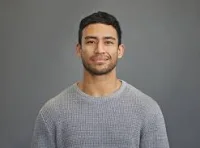
#> input picture Face anonymizer/data/TestFaceImage.jpg, 200 x 148 px
$ python main.py --input data
#> lines starting #> are read from the running program, lines starting #| are printed output that depends on the picture; after the words box and inside, x2 and y2 are one past the last pixel; in counts of white or black regions, pixels touching at a corner belong together
### Face anonymizer/anonymizer/processor.py
import cv2
import numpy as np
import os

class FaceAnonymizer:
    def __init__(self, min_detection_confidence=0.5):
        """
        Initializes the FaceAnonymizer using OpenCV Haar Cascades.
        """
#> in process_image, frame is the input picture: shape (148, 200, 3); mean B, G, R 114.2, 115.6, 117.7
        self.min_confidence = min_detection_confidence

        # Load multiple cascades for better detection
        self.frontal_cascade = cv2.CascadeClassifier(cv2.data.haarcascades + 'haarcascade_frontalface_default.xml')
        self.profile_cascade = cv2.CascadeClassifier(cv2.data.haarcascades + 'haarcascade_profileface.xml')

        if self.frontal_cascade.empty():
            raise RuntimeError("Could not load Frontal Face Haar Cascade")

    def _get_face_coords(self, frame):
        """
        Detects faces using multiple Haar Cascades and returns their bounding boxes.
        """
        gray = cv2.cvtColor(frame, cv2.COLOR_BGR2GRAY)
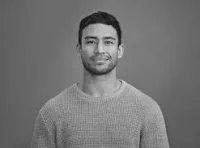
#> gray: shape (148, 200); min 18, max 211, mean 116.1

        # Detect frontal faces
        # We use minNeighbors to approximate confidence (higher = more confident)
        min_neighbors = int(self.min_confidence * 10) + 2
        faces_frontal = self.frontal_cascade.detectMultiScale(gray, scaleFactor=1.1, minNeighbors=min_neighbors, minSize=(30, 30))
#> faces_frontal = [[74, 21, 53, 53]]

        # Detect profile faces
        faces_profile = self.profile_cascade.detectMultiScale(gray, scaleFactor=1.1, minNeighbors=min_neighbors, minSize=(30, 30))
#> faces_profile = ()

        # Combine and remove overlaps
        all_faces = []
        if len(faces_frontal) > 0: all_faces.extend(faces_frontal)
        if len(faces_profile) > 0: all_faces.extend(faces_profile)

        if not all_faces:
            return []

        # Simple overlap removal (Non-Maximum Suppression-ish)
        all_faces = sorted(all_faces, key=lambda x: x[2]*x[3], reverse=True)
#> all_faces = [[74, 21, 53, 53]]
        final_faces = []
        for (x, y, w, h) in all_faces:
            is_overlap = False
            for (fx, fy, fw, fh) in final_faces:
                # Check if center of current face is inside an already accepted face
                if (x + w/2 > fx and x + w/2 < fx + fw and
                    y + h/2 > fy and y + h/2 < fy + fh):
                    is_overlap = True
                    break
            if not is_overlap:
                final_faces.append((x, y, w, h))
#> this loop made 1 pass
#> after the loop, final_faces = [(74, 21, 53, 53)]

        face_coords = []
        ih, iw = frame.shape[:2]
#> ih = 148; iw = 200
        for (x, y, w, h) in final_faces:
            # Add some padding
            padding_w = int(0.15 * w)
            padding_h = int(0.15 * h)

            x1 = max(0, x - padding_w)
            y1 = max(0, y - padding_h)
            x2 = min(iw, x + w + padding_w)
            y2 = min(ih, y + h + padding_h)

            face_coords.append((x1, y1, x2, y2))
#> this loop made 1 pass
#> (x, y, w, h, padding_w, padding_h, x1, y1) on pass 1: (74, 21, 53, 53, 7, 7, 67, 14)
#> after the loop, face_coords = [(67, 14, 134, 81)]

        return face_coords

    def apply_blur(self, frame, x1, y1, x2, y2, intensity=99):
        """Applies Gaussian blur to the face region."""
        if x2 <= x1 or y2 <= y1: return frame
        kernel_size = max(1, intensity if intensity % 2 != 0 else intensity + 1)
        face_roi = frame[y1:y2, x1:x2]
        if face_roi.size == 0: return frame

        blurred_face = cv2.GaussianBlur(face_roi, (kernel_size, kernel_size), 0)
        frame[y1:y2, x1:x2] = blurred_face
        return frame

    # [43 lines left out: functions apply_blur_oval, apply_pixelate, apply_blackout, not called in this run]

    def process_frame(self, frame, mode='blur', intensity=99):
        """
        Main entry point for processing a single frame.
        """
        coords = self._get_face_coords(frame)
#> coords = [(67, 14, 134, 81)]
        for (x1, y1, x2, y2) in coords:
            if mode == 'blur':
                frame = self.apply_blur(frame, x1, y1, x2, y2, intensity)
            elif mode == 'blur_oval':
                frame = self.apply_blur_oval(frame, x1, y1, x2, y2, intensity)
            elif mode == 'pixelate':
                frame = self.apply_pixelate(frame, x1, y1, x2, y2, intensity)
            elif mode == 'blackout':
                frame = self.apply_blackout(frame, x1, y1, x2, y2)
#> this loop made 1 pass
#> (x1, y1, x2, y2, kernel_size in apply_blur) on pass 1: (67, 14, 134, 81, 99)
#> pass 1, in apply_blur, `face_roi = frame[y1:y2, x1:x2]`:
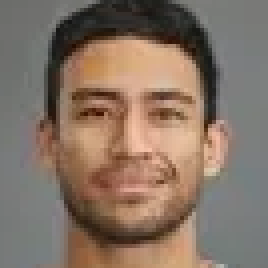
#> face_roi: shape (67, 67, 3) (shown 4 times larger); mean B, G, R 100.7, 114.8, 133.5
#> pass 1, in apply_blur, `blurred_face = cv2.GaussianBlur(face_roi, (kernel_size, kernel_size), 0)`:
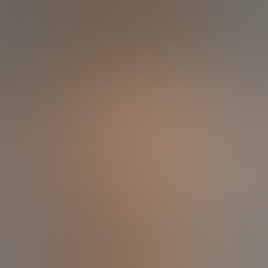
#> blurred_face: shape (67, 67, 3) (shown 4 times larger); mean B, G, R 100.4, 114.7, 133.6
#> pass 1, in process_frame, `frame = self.apply_blur(frame, x1, y1, x2, y2, intensity)`:
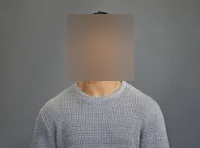
#> frame: shape (148, 200, 3); 15.17% of pixels changed, all inside (x1, y1, x2, y2) = (67, 14, 134, 81)
        return frame, len(coords)

    def __del__(self):
        pass

### Face anonymizer/main.py
import cv2
import argparse
import os
import sys
from pathlib import Path
from anonymizer import FaceAnonymizer
from tqdm import tqdm

def process_image(input_path, output_path, anonymizer, mode, intensity):
    frame = cv2.imread(str(input_path))
    if frame is None:
        print(f"Error: Could not read image {input_path}")
        return

    processed_frame, faces_count = anonymizer.process_frame(frame, mode, intensity)
#> faces_count = 1

    cv2.imwrite(str(output_path), processed_frame)
    print(f"Processed {input_path}: {faces_count} faces found. Saved to {output_path}")
#| Processed data/TestFaceImage.jpg: 1 faces found. Saved to data_anonymized/TestFaceImage_anonymized.jpg

# [115 lines left out: functions process_video, process_webcam, not called in this run]

def main():
    parser = argparse.ArgumentParser(description="Advanced Face Anonymizer - Blur, Pixelate or Blackout faces.")
    parser.add_argument("-i", "--input", help="Path to input image, video, or folder. Use 'webcam' for live mode.")
    parser.add_argument("-o", "--output", help="Path to output file or folder.")
    parser.add_argument("-m", "--mode", choices=['blur', 'blur_oval', 'pixelate', 'blackout'], default='blur', help="Anonymization mode.")
    parser.add_argument("-s", "--intensity", type=int, default=99, help="Intensity of the effect (default 99).")
    parser.add_argument("-c", "--confidence", type=float, default=0.5, help="Minimum detection confidence (0-1).")

    args = parser.parse_args()

    # If no input, show help
    if not args.input and not (len(sys.argv) > 1):
        parser.print_help()
        # Fallback for default image if it exists
        default_img = Path('data/TestFaceImage.jpg')
        if default_img.exists():
            print(f"\nNo input specified. Running on default test image: {default_img}")
            args.input = str(default_img)
        else:
            return

    anonymizer = FaceAnonymizer(min_detection_confidence=args.confidence)

    if args.input.lower() == 'webcam':
        process_webcam(anonymizer, args.mode, args.intensity)
        return

    input_path = Path(args.input)
    if not input_path.exists():
        print(f"Error: Path {input_path} does not exist.")
        return

    # Handle output path
    if args.output:
        output_path = Path(args.output)
    else:
        # Generate default output name
        if input_path.is_file():
            output_path = input_path.parent / f"{input_path.stem}_anonymized{input_path.suffix}"
        else:
            output_path = input_path.parent / f"{input_path.name}_anonymized"

    if input_path.is_dir():
        if not output_path.exists():
            output_path.mkdir(parents=True)

        files = list(input_path.glob('*'))
        extensions = ('.jpg', '.jpeg', '.png', '.mp4', '.avi', '.mov')
        valid_files = [f for f in files if f.suffix.lower() in extensions]

        print(f"Processing directory: {input_path}")
        for file in tqdm(valid_files, desc="Processing Files"):
            file_output = output_path / f"{file.stem}_anonymized{file.suffix}"
            if file.suffix.lower() in ('.mp4', '.avi', '.mov'):
                process_video(file, file_output, anonymizer, args.mode, args.intensity)
            else:
                process_image(file, file_output, anonymizer, args.mode, args.intensity)
#> pass 2 of the loop in main, `for file in tqdm(valid_files, desc="Processing Files"):`:
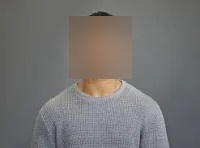
#> input picture Face anonymizer/data/TestFaceImage_anonymized.jpg, 200 x 148 px
#> in process_image, frame is the input picture: shape (148, 200, 3); mean B, G, R 114.3, 115.5, 118
#> in _get_face_coords (call 2), `gray = cv2.cvtColor(frame, cv2.COLOR_BGR2GRAY)`:
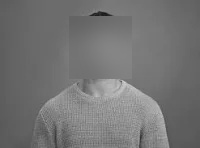
#> gray: shape (148, 200); min 22, max 211, mean 116.1
#> faces_frontal = ()
#> faces_count = 0
#| Processed data/TestFaceImage_anonymized.jpg: 0 faces found. Saved to data_anonymized/TestFaceImage_anonymized_anonymized.jpg

    elif input_path.is_file():
        if input_path.suffix.lower() in ('.mp4', '.avi', '.mov'):
            process_video(input_path, output_path, anonymizer, args.mode, args.intensity)
        else:
            process_image(input_path, output_path, anonymizer, args.mode, args.intensity)

if __name__ == "__main__":
    main()
